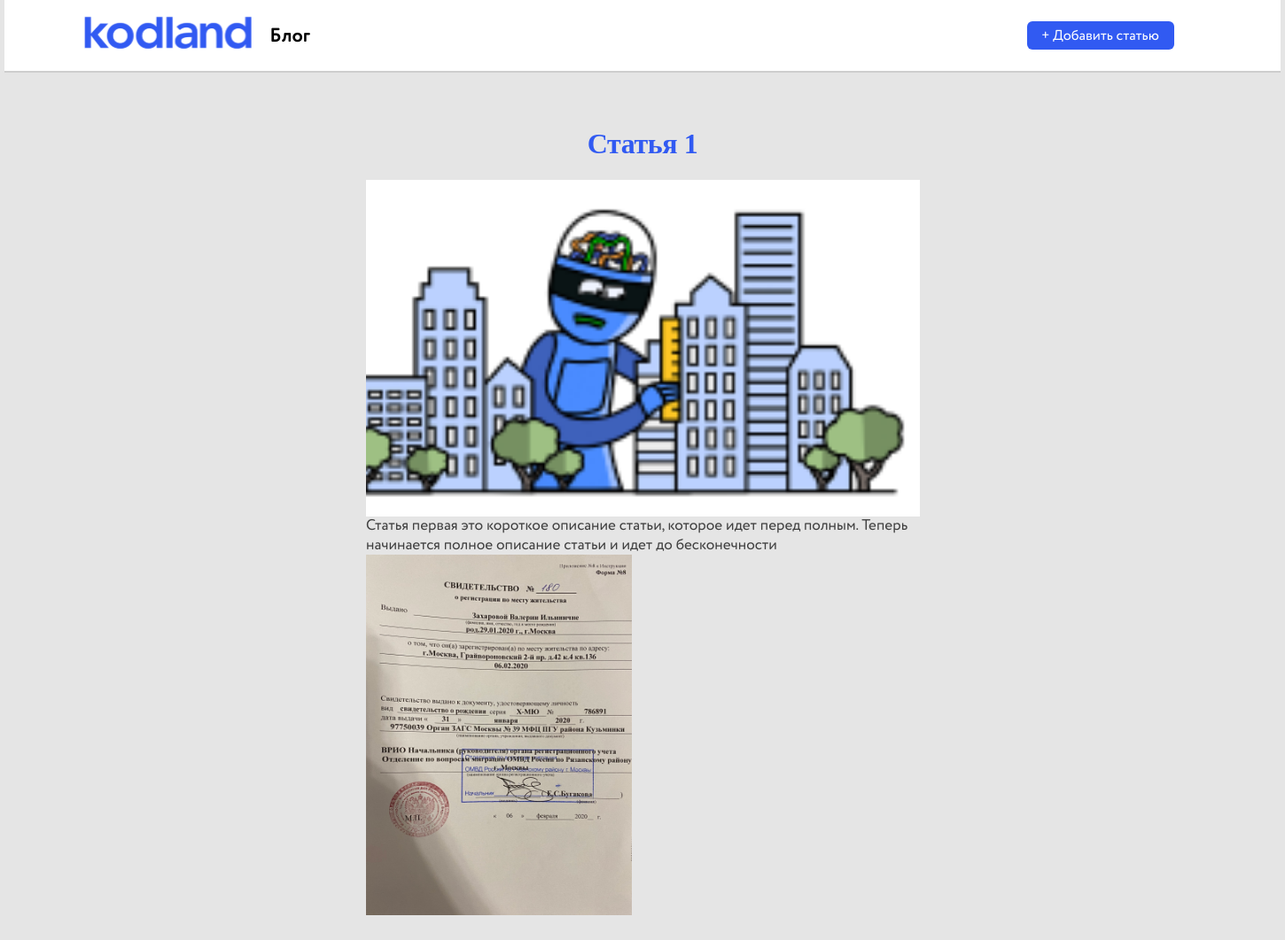
The app's page /article/1/ with its own data.
### mainapp/models.py (models this page shows, shortened)
class Article(models.Model):
    class Meta:
        verbose_name = 'Статья'
        verbose_name_plural = 'Статьи'
        ordering = ['created']
    name = models.CharField(verbose_name='заголовок', max_length=64)
    description = models.TextField(verbose_name='полный текст статьи',
                                   blank=True)
    description1 = RichTextUploadingField(verbose_name='полный текст статьи',
                                          blank=True, null=True)
    image = models.ImageField(upload_to='article_images',
                              verbose_name='иллюстрация', blank=True)
    sort_description = models.TextField(verbose_name='краткий текст статьи',
                                        blank=True, max_length=190)
    created = models.DateTimeField(verbose_name='создан', auto_now_add=True)
    updated = models.DateTimeField(verbose_name='обновлен', auto_now=True)
    is_active = models.BooleanField(verbose_name='статья активна',
                                    default=True)

### mainapp/views.py (the view)
# urls.py: path('article/<int:pk>/', mainapp.article, name='article'),
def article(request, pk):
    context = {
        'title': 'продукт',
        'object': get_article(pk),
    }
    return render(request, 'mainapp/article.html', context)

### mainapp/views.py (called while the page is built)
def get_article(pk):
    return get_object_or_404(Article, pk=pk)

### mainapp/templates/mainapp/article.html
{% extends 'mainapp/base.html' %}
{% load static %}
{% block content %}
    <div class="block-article">
        <div class="wrapper">
            <h1>{{ object.name }}</h1>
            <img src="{{ object.image.url }}" alt="{{ object.name }}">
            <div class="block-article-description">
                {{ object.description | safe }}
            </div>
        </div>
    </div>
{% endblock %}

### static/css/style.css (style rules this page uses)
* { margin: 0; padding: 0; }
body { background: #E5E5E5; }
.block-article { display: flex; flex-direction: column; align-items: center; padding-top: 60px; background: #E5E5E5; }
.wrapper { width: 624px; }
.block-article h1 { font-family: Museo Cyrl; font-style: normal; font-weight: bold; text-align: center; font-size: 32px; line-height: 128%; letter-spacing: -0.416667px; color: #315AF2; padding: 0 90px 20px; }
.block-article img { object-fit: cover; width: 625px; height: 380px; }
.block-article-description { font-family: Circe Rounded; font-style: normal; font-weight: normal; font-size: 17px; line-height: 128%; color: #404040; }

### records on screen
Article: name "Статья 1", image (picture), description "Статья первая это короткое описание статьи, которое идет перед полным. Теперь начинается полное описание статьи и идет до бесконечности", description (picture)
